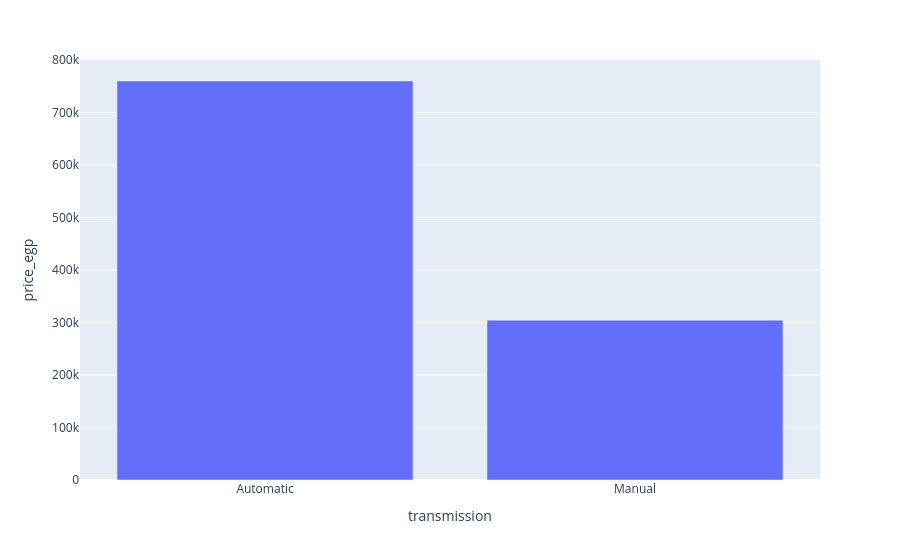

Write notebook code for a chart like this one.
### Markdown cell above
### Price Distribution by Seller Type

* **Dealers**: List vehicles at a median price of approximately **1.2M EGP**.
* **Private Sellers**: List vehicles at a median price of approximately **0.65M EGP**.

* **Key Takeaway**: Dealer listings carry a median price tag that is nearly **double** (approximately 1.85x) that of private listings.

### Code cell
px.bar(Cars_df.groupby(['transmission'])['price_egp'].median().reset_index(),x='transmission',y='price_egp')

### Figure 1 — Plotly figure (JSON) as saved in the notebook; plotly's stock layout.template omitted (floating-point values rounded to 4 significant figures)
{"data": [{"hovertemplate": "transmission=%{x}<br>price_egp=%{y}<extra></extra>", "legendgroup": "", "marker": {"color": "#636efa", "pattern": {"shape": ""}}, "name": "", "orientation": "v", "showlegend": false, "textposition": "auto", "type": "bar", "x": ["Automatic", "Manual"], "xaxis": "x", "y": [760000.0, 304500.0], "yaxis": "y"}], "layout": {"barmode": "relative", "legend": {"tracegroupgap": 0}, "margin": {"t": 60}, "xaxis": {"anchor": "y", "domain": [0, 1], "title": {"text": "transmission"}}, "yaxis": {"anchor": "x", "domain": [0, 1], "title": {"text": "price_egp"}}}}
